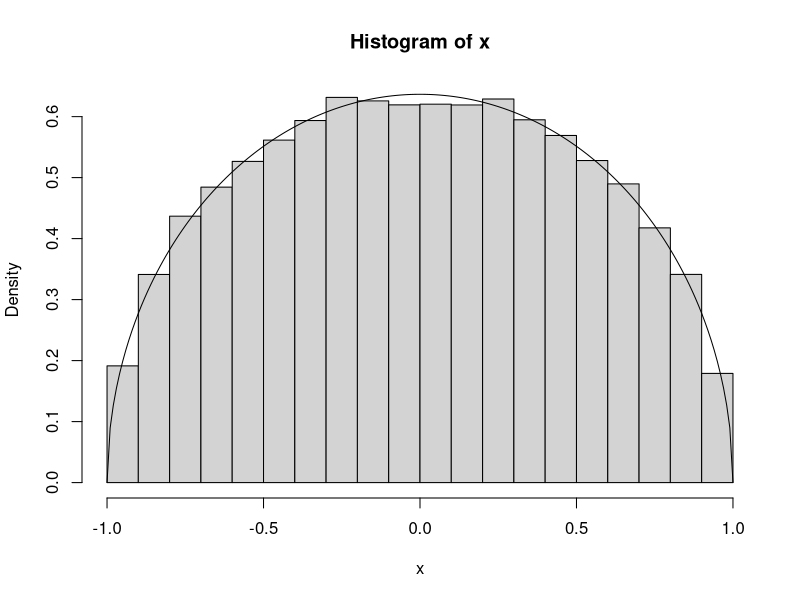
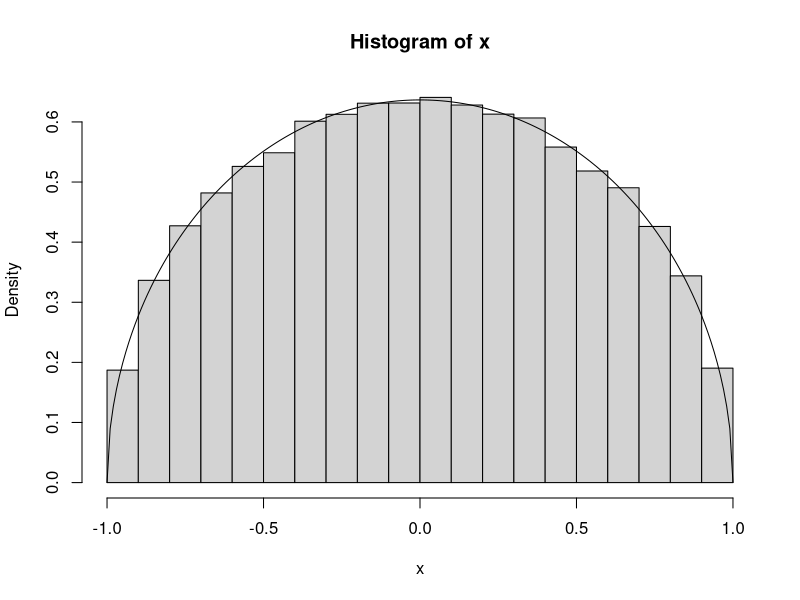
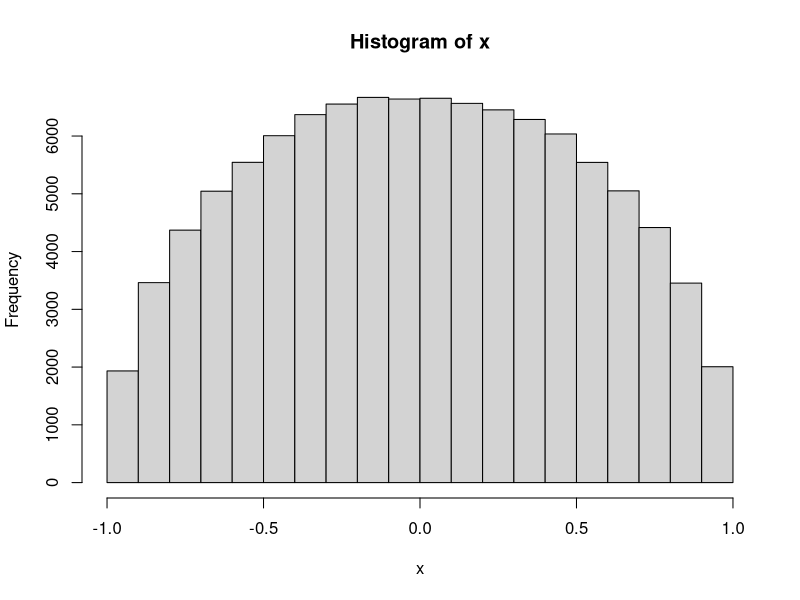

Generate these figures, in order, with R:
#Methodes 1:
n = 100000 
x <- numeric(n) # les realisations suivant f
for ( i in 1:n ){
  u <- 1; y <- 1
  while ( u > 2 / pi * sqrt(1 - y^2)){    #condition d'accep: u < f(y) = 2 / pi * sqrt( 1 - y^2)
    y <- runif(1, -1, 1) # simuler suivant g
    u <- runif(1, 0 , 2 / pi) # u unif sur [0, M*g(y)]
    #u <- runif(1, 0 , 4 / pi)
    if( u < 2 / pi * sqrt(1 - y^2))  x[i] <- y
  }
}

hist(x, freq = F)
t <- seq(-1, 1, 1/100)
y = 2 / pi * sqrt(1 - t^2)
lines(t,y)

#Methodes2

n = 100000
x <- numeric(n) # les realisations suivant f
for ( i in 1:n ){
  u <- 1; y <- 1
  while ( u > sqrt(1 - y^2) ){    #condition d'accep: u < f(y)/M*g(y)

    y <- runif(1, -1, 1) # simuler suivant g
    u <- runif(1, 0 , 1) # u unif sur [0, 1]

    if( u < sqrt(1 - y^2))  x[i] <- y

  }
}

hist(x, freq = F)
t <- seq(-1, 1, 1/100)
y = 2 / pi * sqrt(1 - t^2)
lines(t,y)

#methode 3
M <- 4 / pi
n = 100000
N = n*M * 1.05
u <- runif(N)
z <- runif(N, -1, 1)
x = z[u < sqrt(1 - z^2)]
length(x)
hist(x)

